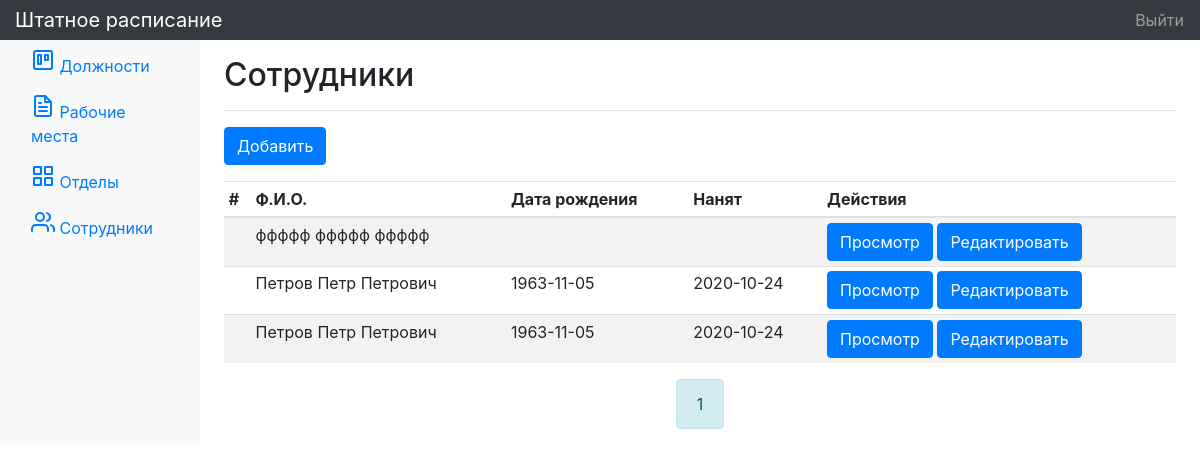
Page /employees (signed in) on the committed database.
### tables this page shows
CREATE TABLE `employees` (
  `id` int(11) NOT NULL,
  `firstname` varchar(20) NOT NULL,
  `surname` varchar(20) NOT NULL,
  `patronymic` varchar(20) NOT NULL,
  `birthday` date DEFAULT NULL,
  `hired` date DEFAULT NULL,
  `fired` date DEFAULT NULL,
  `medical_exam` date DEFAULT NULL
);

### index.php (called while the page is built, shortened)
<?php
spl_autoload_register(function ($class) {
   $path = str_replace('\\', '/', $class . '.php');
});
$router = new Router();
$router->run();

### app/models/User.php (called while the page is built, shortened)
<?php
class User extends Model
{
    public static function isAdmin() {
        if (isset($_SESSION['username']) && $_SESSION['username'] === 'admin') return true;
        else return false;
    }
}

### app/controllers/EmployeeController.php (called while the page is built, shortened)
<?php
class EmployeeController extends Controller
{
    public function index($page = 1) {
        $employee          = new Employee();
        $numberOfEmployees = (int) $employee->count();
        $employeePerPage   = 20;
        $pages             = (int) ceil($numberOfEmployees / $employeePerPage);
        if ($page === 1) $offset = 0;
        else $offset = $page * $employeePerPage;
        $employees = $employee->all()->take(
            $employeePerPage, $offset
        )->get();
        $paginator = new Paginator($pages, $page, 2, '../employees/page/');
        $this->view->render('Сотрудники', [
            'employees' => $employees,
            'paginator' => $paginator
        ]);
    }
}

### app/core/Db.php (called while the page is built, shortened)
<?php
class Db
{
    public function __construct()
    {
        try {
            $this->db = new PDO(
                'mysql:host=' . $_ENV['DB_HOST'] .
                ';port=' . $_ENV['DB_PORT'] .
                ';dbname=' . $_ENV['DB_DATABASE'],
                $_ENV['DB_USERNAME'],
                $_ENV['DB_PASSWORD']
            );
        } catch (\PDOException $e) {
            View::error_page_with_message($e->getMessage());
        }
    }
}

### app/core/Model.php (called while the page is built, shortened)
<?php
class Model
{
    private   $get_method   = 'fetchAll';
    protected $db;
    protected $table_name;
    protected $preparedData = [];
    protected $sql;
    public function __construct()
    {
        $db = new Db();
        $this->db = $db->db;
    }
    public function count()
    {
        $this->sql = "SELECT COUNT(*) FROM $this->table_name";
        $this->get_method = $this::FETCH_METHOD;
        return $this->get();
    }
    public function all()
    {
        $this->sql = "SELECT * FROM $this->table_name";
        return $this;
    }
    public function take(int $number, int $offset = null)
    {
        $this->get_method = $this::FETCH_ALL_METHOD;
        if ($offset !== null) $this->sql .= " LIMIT $number OFFSET $offset";
        else $this->sql .= " LIMIT $number";
        return $this;
    }
    public function get()
    {
        if ($this->issetSql()) {
            $this->stmt = $this->db->prepare($this->sql);
            if (!empty($this->preparedData)) $result = $this->stmt->execute($this->preparedData);
            else $result = $this->stmt->execute();
            try {
                if ($result === true) {
                    $method = $this->get_method;
                    return $this->stmt->$method();
                }
                else throw new \PDOException($this->stmt->errorInfo());
            } catch (\PDOException $e) {
                View::error_page_with_message($e->getMessage());
            }
        }
    }
    private function issetSql()
    {
        try {
            if ($this->sql === '') {
                throw new \Exception('Нарушен порядок построения запроса');
            } else {
                return true;
            }
        } catch (\Exception $e) {
            View::error_page_with_message($e->getMessage());
        }
    }
}

### app/views/employee/index.php (the view, shortened to what this page needs)
<?php if (\app\models\User::isAdmin()) : ?>
    <div class="btn-group mb-3" role="group" aria-label="Кнопки управления">
        <a href="/employee/create" class="btn btn-primary">Добавить</a>
    </div>
<?php endif; ?>
<?php if (empty($employees)) : ?>
    <div class="alert alert-primary" role="alert">
        Добавьте сотрудников.
    </div>
<?php else : ?>
    <div class="table-responsive">
        <table class="table table-striped table-sm">
            <thead>
                <tr>
                    <th>#</th>
                    <th>Ф.И.О.</th>
                    <th>Дата рождения</th>
                    <th>Нанят</th>
                    <th>Действия</th>
                </tr>
            </thead>
            <tbody>
                <?php foreach ($employees as $employee) : ?>
                    <tr>
                        <td></td>
                        <td><?= $employee['surname'] ?> <?= $employee['firstname'] ?> <?= $employee['patronymic'] ?></td>
                        <td><?= $employee['birthday'] ?></td>
                        <td><?= $employee['hired'] ?></td>
                        <td>
                            <a href="/employee/<?= $employee['id'] ?>" class="btn btn-primary">Просмотр</a>
                            <?php if (\app\models\User::isAdmin()) : ?>
                                <a href="/employee/<?= $employee['id'] ?>/edit" class="btn btn-primary">Редактировать</a>
                            <?php endif; ?>
                        </td>
                    </tr>
                <?php endforeach; ?>
            </tbody>
        </table>
    </div>
<?php endif; ?>

### rows in the picture
employees: surname "ффффф", firstname "ффффф", patronymic "ффффф"
employees: surname "Петров", firstname "Петр", patronymic "Петрович", birthday "1963-11-05", hired "2020-10-24"
employees: surname "Петров", firstname "Петр", patronymic "Петрович", birthday "1963-11-05", hired "2020-10-24"

### other values in the picture
$title "Сотрудники"
